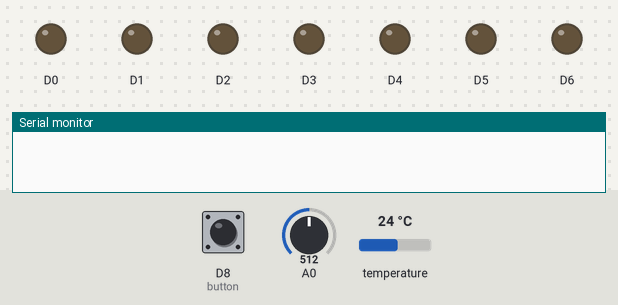
A sketch run on a simulated Arduino MKR. On the bench: output pins drawn as LEDs (lit = HIGH), the last lines printed to the serial monitor. The inputs (shaded band) are chosen by the test bench; at power-on: D8 (button) HIGH, temperature 24 °C, A0 = 512.

Above: at 1.2 s.
1.3 s: D8 (button) pulled LOW for 0.15 s
At 2.2 s:
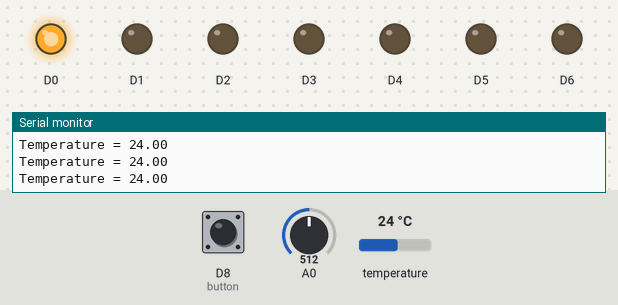
2.9 s: temperature set to 12 °C
At 3.4 s:
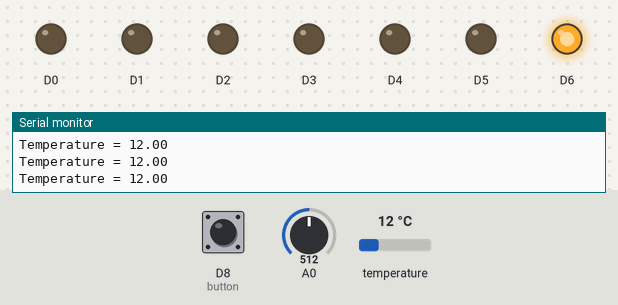
4.4 s: temperature set to 28 °C
At 5.6 s:
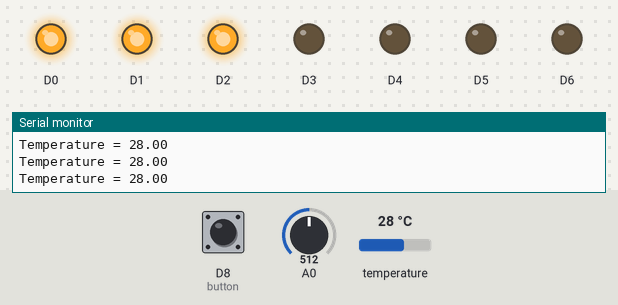
5.9 s: D8 (button) pulled LOW for 1 s
At 7.4 s:
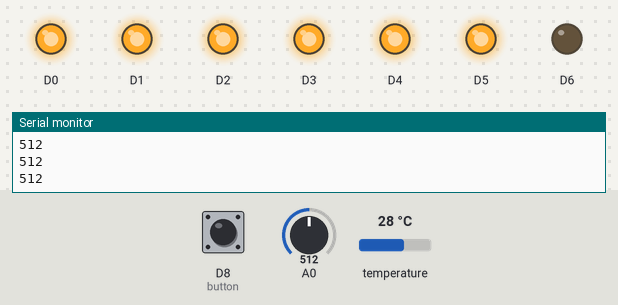
Timing chart, 0 to 8.9 s (numbered marks = the images above; inputs shaded):
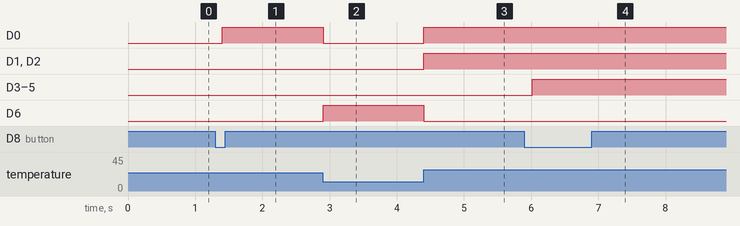

The sketch:

Test_mit_DB_Temp.ino
```cpp
#include <Arduino_MKRENV.h>
#define MIC A0

const int button = 8;     // button pin

// CountButton  //////////////////////////////////////////////////
int buttonState = 0;
int count_value =0;
int prestate =0;
// DBMeter ////////////////////////////////////////////////////
int sig = A0;

void setup() {
  pinMode(button, INPUT_PULLUP);      // initialize the pushbutton pin as an input:
  pinMode(0, OUTPUT);
  pinMode(1, OUTPUT);
  pinMode(2, OUTPUT);
  pinMode(3, OUTPUT);
  pinMode(4, OUTPUT);
  pinMode(5, OUTPUT);
  pinMode(6, OUTPUT);
  Serial.begin(9600);
    while (!Serial);
    if (!ENV.begin()) {
    Serial.println("Failed to initialize MKR ENV shield!");
    while (1);
    }
}

void loop() {
  // read the state of the pushbutton value:
  buttonState = digitalRead(button);

  // check if the pushbutton is pressed. If it is, then the buttonState is HIGH:
  if (buttonState == LOW && prestate == 0) {
    count_value++;
    Serial.println(count_value);
    delay(100);
    prestate = 1;
  } else if(buttonState == HIGH) {
    prestate = 0;
  }

  if (count_value == 1){

     float temperature = ENV.readTemperature();

       // print each of the sensor values

       Serial.print("Temperature = ");
       Serial.print(temperature);

       // print an empty line

       Serial.println();
       if (temperature<19.99)  {digitalWrite(6, HIGH);} else {digitalWrite(6, LOW);}
       if (temperature>20.00)  {digitalWrite(0, HIGH);} else {digitalWrite(0, LOW);}
       if (temperature>25.00)  {digitalWrite(1, HIGH);} else {digitalWrite(1, LOW);}
       if (temperature>27.00)  {digitalWrite(2, HIGH);} else {digitalWrite(2, LOW);}
       if (temperature>29.00) {digitalWrite(3, HIGH);} else {digitalWrite(3, LOW);}
       if (temperature>31.00) {digitalWrite(4, HIGH);} else {digitalWrite(4, LOW);}
       if (temperature>35.00) {digitalWrite(5, HIGH);} else {digitalWrite(5, LOW);}
  }
  if (count_value == 2){
     // read the sensors values
    long db_value = 0;
      for(int i=0; i<32; i++)
      {
          db_value += analogRead(A0);
      }
      db_value >>= 5;
      Serial.println(db_value);
      delay(10);
       if (db_value>200) {digitalWrite(0, HIGH);} else {digitalWrite(0, LOW);}
       if (db_value>250) {digitalWrite(1, HIGH);} else {digitalWrite(1, LOW);}
       if (db_value>300) {digitalWrite(2, HIGH);} else {digitalWrite(2, LOW);}
       if (db_value>350) {digitalWrite(3, HIGH);} else {digitalWrite(3, LOW);}
       if (db_value>400) {digitalWrite(4, HIGH);} else {digitalWrite(4, LOW);}
       if (db_value>500) {digitalWrite(5, HIGH);} else {digitalWrite(5, LOW);}
       if (db_value>600) {digitalWrite(6, HIGH);} else {digitalWrite(6, LOW);}
    buttonState;
  }
  if (count_value == 3){
    count_value =0;
    buttonState;
  }
}
```

Measured:
- after the input at 1.3 s, D0: LOW → HIGH after 0.11 s
- after the input at 2.9 s, D0: HIGH → LOW at once; D6: LOW → HIGH at once
- after the input at 4.4 s, D0–2: LOW → HIGH at once; D6: HIGH → LOW at once
- after the input at 5.9 s, D3–5: LOW → HIGH after 0.12 s
